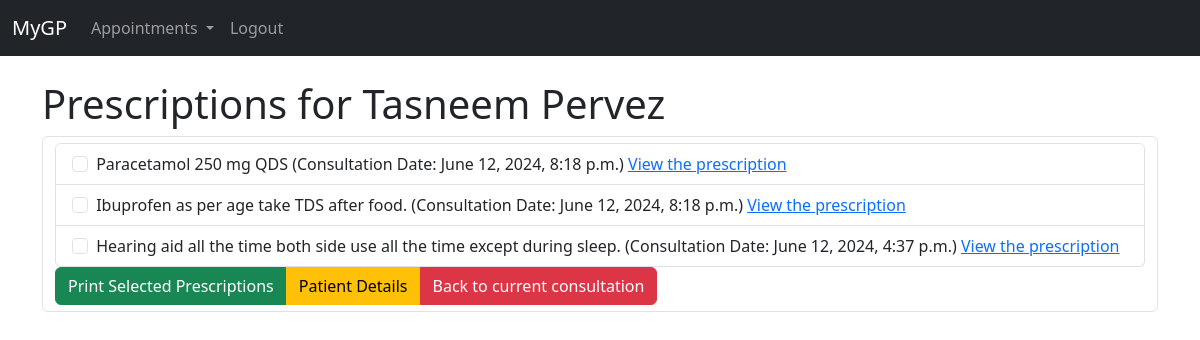
/prescriptions/patient_all_px/1/redirection_from_cons/12/ (signed in), run on the app's committed database.
### consultations/models.py (models this page shows, shortened)
class Patient(models.Model):
    first_name = models.CharField(max_length=50)
    last_name = models.CharField(max_length=50)
    date_of_birth = models.DateField()
    address = models.CharField(max_length=100, null=True, blank=True )
    phone = models.CharField(max_length=20, null=True, blank=True )
    next_of_kin = models.CharField(max_length=100, null=True, blank=True )
    next_of_kin_phone = models.CharField(max_length=20, null=True, blank=True )
    def __str__(self):
        return f"{self.first_name} {self.last_name}"

class Consultation(models.Model):
    patient = models.ForeignKey(Patient, on_delete=models.CASCADE)
    clinician = models.ForeignKey(get_user_model(), on_delete=models.CASCADE, null=True, blank=True)
    date = models.DateTimeField(auto_now_add=True)
    diagnosis = models.CharField(max_length=50, null=True, blank=True)
    notes = models.TextField()

### prescriptions/models.py (models this page shows, shortened)
class Prescription(models.Model):
    consultation = models.ForeignKey(Consultation, on_delete=models.CASCADE, related_name='prescriptions')
    medication = models.CharField(max_length=100)
    dosage = models.CharField(max_length=100)
    instructions = models.TextField()
    date = models.DateTimeField(auto_now_add=True)

### prescriptions/views.py (the view)
# urls.py: path('patient_all_px/<int:patient_id>/', views.patient_prescriptions, name='patient_prescriptions'),
@login_required
def patient_prescriptions(request, patient_id, consultation_id=None):
    patient = get_object_or_404(Patient, id=patient_id)
    prescriptions = Prescription.objects.filter(consultation__patient=patient).order_by('-date')
    return render(request, 'prescriptions/patient_prescriptions.html', {'patient': patient, 'prescriptions': prescriptions, 'consultation_id':consultation_id})

### prescriptions/templates/prescriptions/patient_prescriptions.html (shortened to what this page needs)
{% extends 'accounts/base.html' %}
{% block content %}
    <h1>Prescriptions for {{ patient }}</h1>
<div class="mb-3">
    <form method="POST" action="{% url 'prescriptions:print_prescriptions' patient.pk %}">
        <div class="form-control">
<ul class="list-group">
{% if prescriptions %}
    {% for prescription in prescriptions %}
                    <li class="list-group-item">
                        <input type="checkbox" class="form-check-input me-1" name="prescription_ids" value="{{ prescription.pk }}">
                        {{ prescription.medication }} {{ prescription.dosage }} {{ prescription.instructions }} (Consultation Date: {{ prescription.consultation.date }})
                        <a href="{% url 'prescriptions:prescription_detail' prescription.id %}">View the prescription</a>
                    </li>
    {% endfor %}
</ul>
        <div class="btn-group" role="group" aria-label="Basic example">
            <button type="submit" class="btn btn-success">Print Selected Prescriptions</button>
            <a href="{% url 'consultations:patient_detail' patient.pk %}" type="button" class="btn btn-warning">Patient Details</a>
            {% if consultation_id %}
            <a href="{% url 'consultations:consultation_detail' consultation_id %}" type="button" class="btn btn-danger">Back to current consultation</a>
            {% endif %}
        </div>
{% endif %}
</div>
{% endblock %}

### data on the page
Patient: first_name+last_name "Tasneem Pervez"
Prescription: medication "Paracetamol", dosage "250 mg", instructions "QDS", consultation "June 12, 2024, 8:18 p.m."
Prescription: medication "Ibuprofen", dosage "as per age", instructions "take TDS after food.", consultation "June 12, 2024, 8:18 p.m."
Prescription: medication "Hearing aid", dosage "all the time both side", instructions "use all the time except during sleep.", consultation "June 12, 2024, 4:37 p.m."
